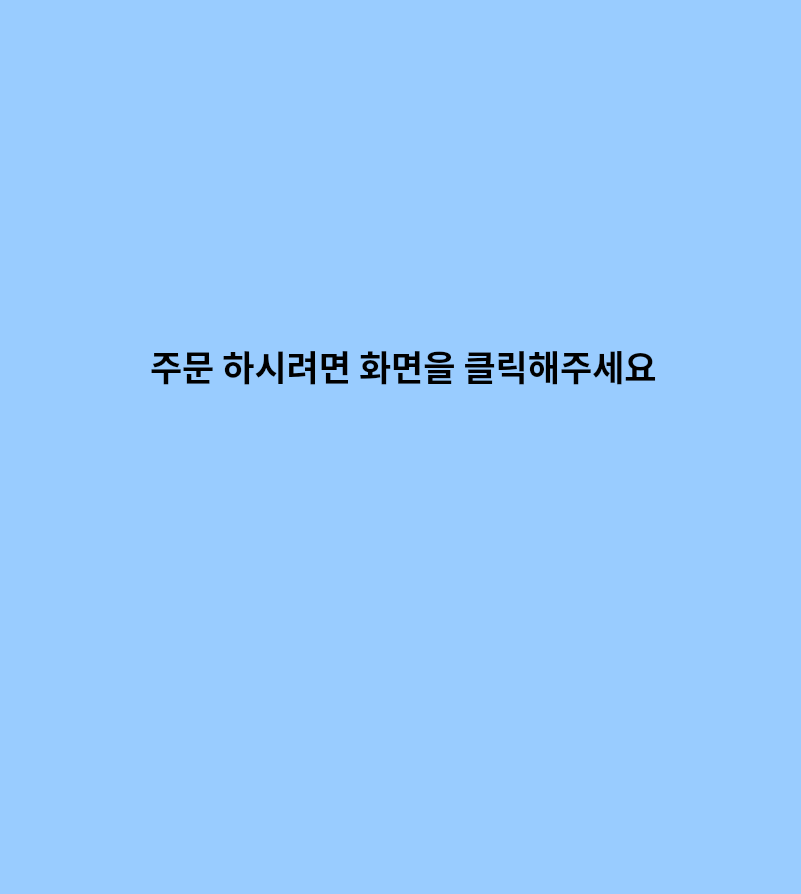
<?xml version="1.0" encoding="UTF-8"?>
<ui version="4.0">
 <class>Dialog</class>
 <widget class="QDialog" name="Dialog">
  <property name="geometry">
   <rect>
    <x>0</x>
    <y>0</y>
    <width>801</width>
    <height>894</height>
   </rect>
  </property>
  <property name="windowTitle">
   <string>Dialog</string>
  </property>
  <property name="styleSheet">
   <string notr="true"> background-color:rgb(153, 204, 255);</string>
  </property>
  <widget class="QLabel" name="logo_label">
   <property name="geometry">
    <rect>
     <x>150</x>
     <y>290</y>
     <width>521</width>
     <height>151</height>
    </rect>
   </property>
   <property name="font">
    <font>
     <family>Pretendard ExtraBold</family>
     <pointsize>26</pointsize>
     <weight>75</weight>
     <bold>true</bold>
    </font>
   </property>
   <property name="text">
    <string>주문 하시려면 화면을 클릭해주세요</string>
   </property>
  </widget>
 </widget>
 <resources/>
 <connections/>
</ui>
